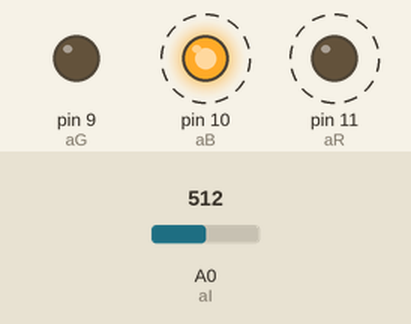
This sketch was run on a simulated Arduino Uno, built with avr-gcc and run on an emulated ATmega328P. On the bench: output pins drawn as LEDs (lit = HIGH). Dashed ring = blinking. The test bench sets the inputs (shaded band); at power-on: A0 (aI) = 512.

Above: at 2.8 s.
2.9 s: A0 (aI) set to 716
At 3.4 s:
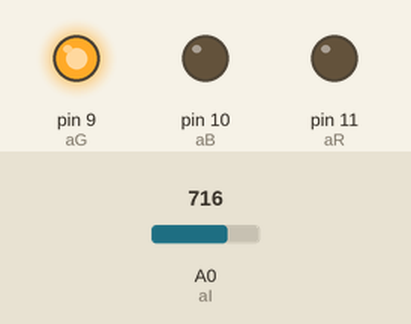
6.7 s: A0 (aI) set to 511
At 8.3 s:
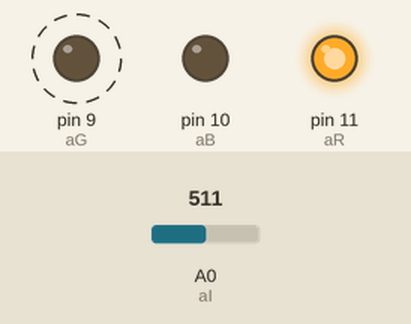
Timing chart, 0 to 16.2 s (numbered marks = the images above; inputs shaded):
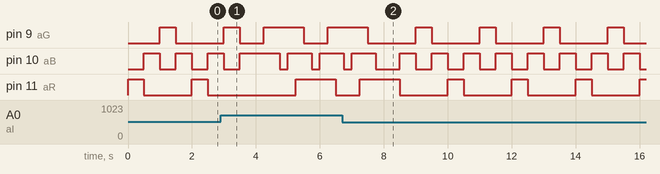

Measured:
- by itself, pin 9 (aG): alternates HIGH for 0.50 s and LOW for 1.5 s
- by itself, pin 11 (aR): repeats every 2.0 s: LOW 1.5 s, HIGH 0.50 s

The sketch:

sketch_dec29a.ino
```cpp
int aI = 0;
int aR = 11;
int aB = 10; //yellow
int aG = 9; //Blue

void setup()
{
 pinMode(aR, OUTPUT);
 pinMode(aB, OUTPUT);
 pinMode(aG, OUTPUT);
}

void loop()
{
int val = (analogRead(aI));

if (val<=256) {
digitalWrite(aR, HIGH);
digitalWrite(aB, LOW);
digitalWrite(aG, LOW);
delay(500);
digitalWrite(aR, LOW);
digitalWrite(aB, HIGH);
digitalWrite(aG, LOW);
delay(500);
digitalWrite(aR, LOW);
digitalWrite(aB, LOW);
digitalWrite(aG, HIGH);
delay(500);
}
if (val>256 && val<=512) {
digitalWrite(aR, HIGH);
digitalWrite(aB, LOW);
digitalWrite(aG, LOW);
delay(500);
digitalWrite(aR, LOW);
digitalWrite(aB, HIGH);
digitalWrite(aG, LOW);
delay(500);
digitalWrite(aR, LOW);
digitalWrite(aB, LOW);
digitalWrite(aG, HIGH);
delay(500);
digitalWrite(aR, LOW);
digitalWrite(aB, HIGH);
digitalWrite(aG, LOW);
delay(500);
}
if (val>512 && val<=768) {
//digitalWrite(aR, HIGH);
//delay(250);
digitalWrite(aB, HIGH);
delay(250);
digitalWrite(aG, HIGH);
delay(250);
digitalWrite(aR, LOW);
delay(250);
digitalWrite(aB, LOW);
delay(250);
digitalWrite(aB, HIGH);
delay(250);
digitalWrite(aR, HIGH);
delay(250);
digitalWrite(aG, LOW);
delay(250);
digitalWrite(aB, LOW);//
delay(250);
}
else {
digitalWrite(aR, LOW);
digitalWrite(aB, LOW);
digitalWrite(aG, LOW);
}

}
```
